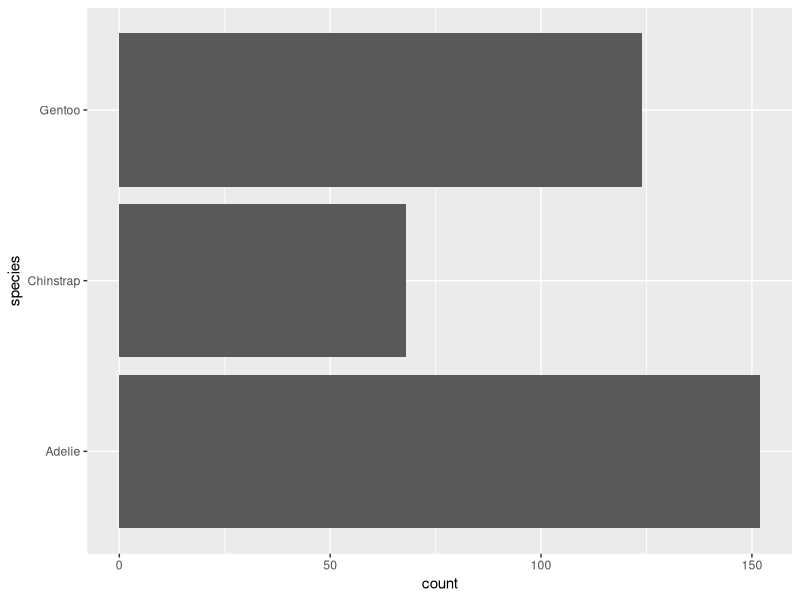
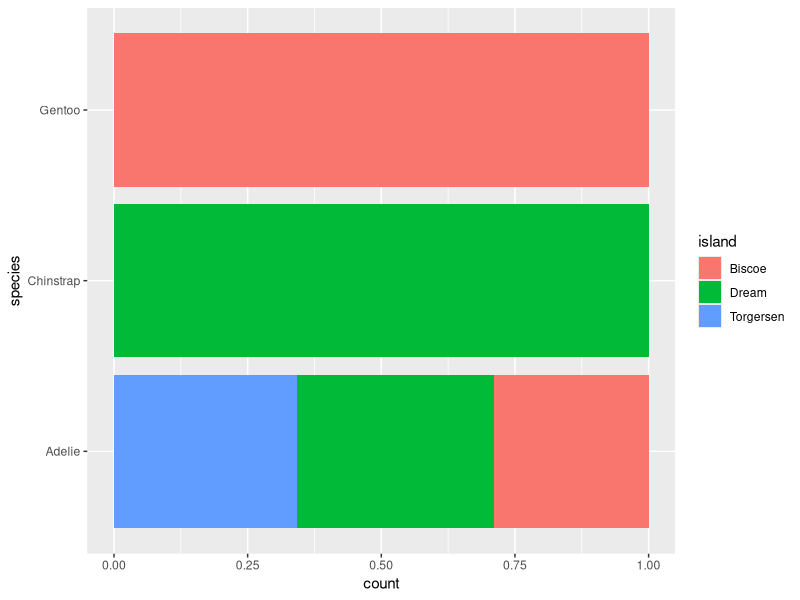
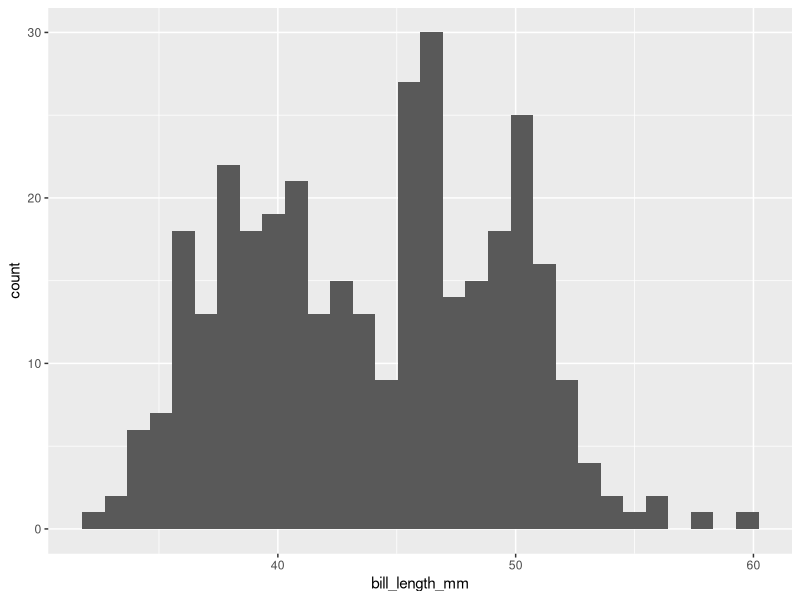
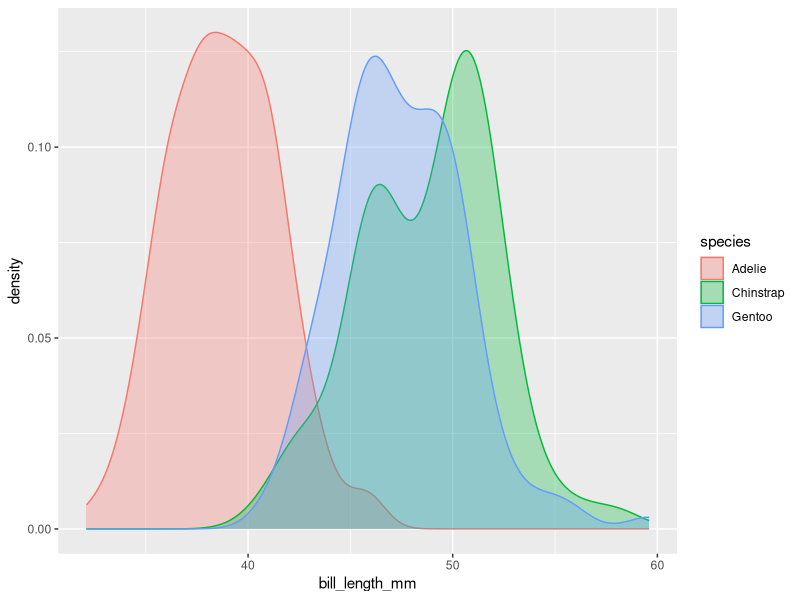
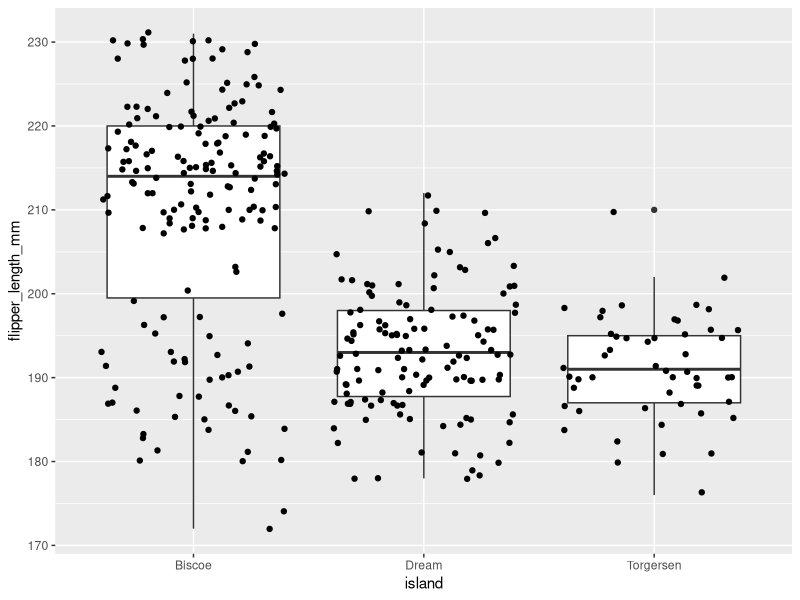
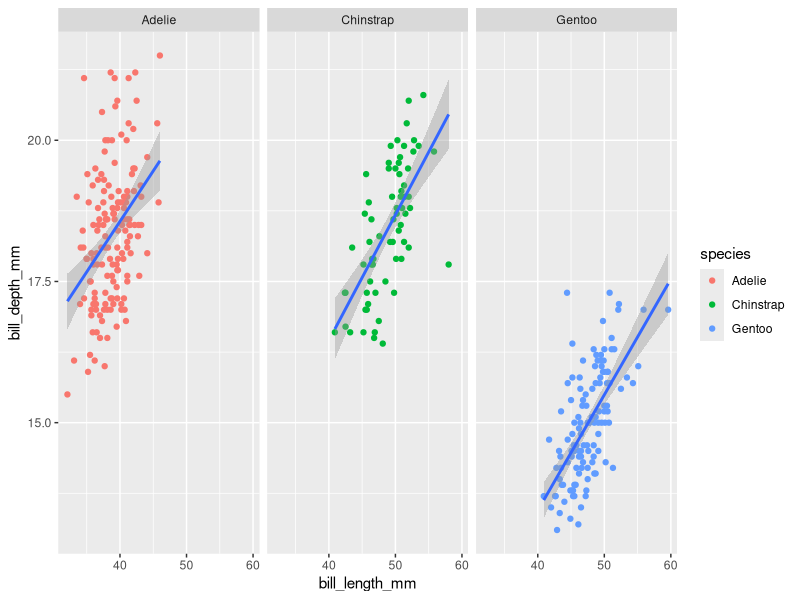
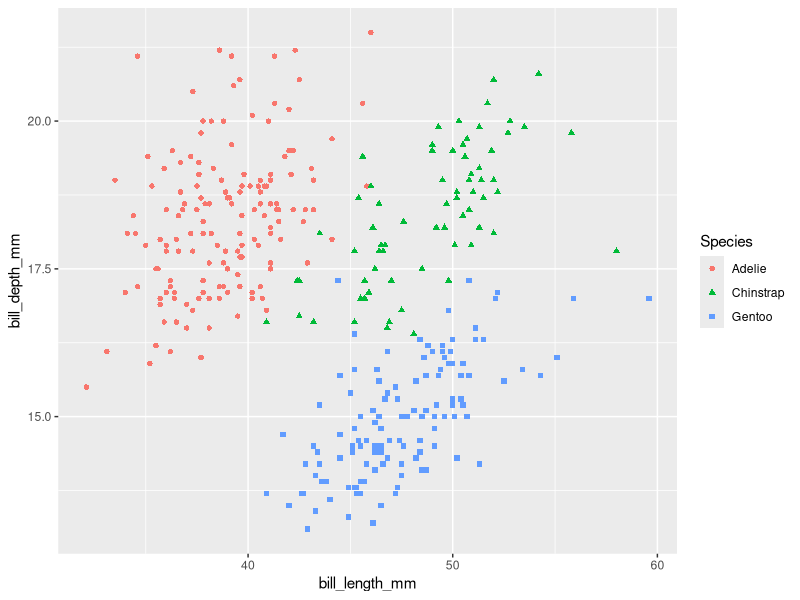

Source code (R) for these figures, in order:
## ---- chunk 1
library(palmerpenguins)
library(tidyverse)
## ---- chunk 2
glimpse(penguins)
## ---- chunk 3
ggplot(penguins, aes(y = species)) +
  geom_bar()
## ---- chunk 4
ggplot(penguins, aes(y = species, fill = island)) +
  geom_bar(position = "fill")
## ---- chunk 5
ggplot(penguins, aes(x = bill_length_mm)) +
  geom_histogram(bins = 30)
## ---- chunk 6
ggplot(penguins, aes(x = bill_length_mm, colour = species, fill = species)) +
  geom_density(alpha = 0.3)
## ---- chunk 7
ggplot(penguins, aes(x = island, y = flipper_length_mm)) +
  geom_boxplot() +
  geom_jitter()
## ---- chunk 8
ggplot(penguins, aes(x = bill_length_mm, y = bill_depth_mm)) +
  geom_point(aes(colour = species)) +
  geom_smooth(method = "lm") +
  facet_wrap(~ species)
## ---- chunk 9
ggplot(
  data = penguins,
  mapping = aes(
    x = bill_length_mm, y = bill_depth_mm,
    colour = species, shape = species
  )
) +
  geom_point() +
  labs(
    colour = "Species",
    shape = "Species"
    )
## ---- chunk 10
# ggsave("out/plt.pdf")
# ggsave("out/plt.png")
